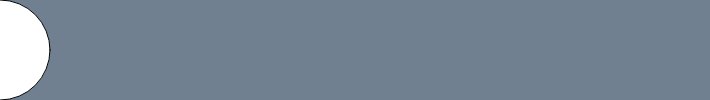
Frame 1 (no input)
Frame 60 (no input): identical to frame 1, image omitted
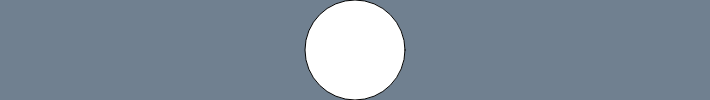
Frame 120 (the mouse pressed at the canvas centre since frame 60)

The p5.js sketch that drew these frames (run headless with seeded random() and noise() and a simulated clock; from frame 60 on, the mouse is pressed at the canvas centre):

// p5.js sketch
// ── sketch.js
let ball = {};
let soundFile;

function setup() {
  createCanvas(710, 100);
}

function draw() {
  background(112,128,144);
  ball.x = constrain(mouseX,0, width);
  ellipse(ball.x, height / 2, 100, 100);
}

function mousePressed() {
  // map the ball's x location to a panning degree
  // between -1.0 (left) and 1.0 (right)
  let panning = map(ball.x, 0, width, -1.0, 1.0);
}
